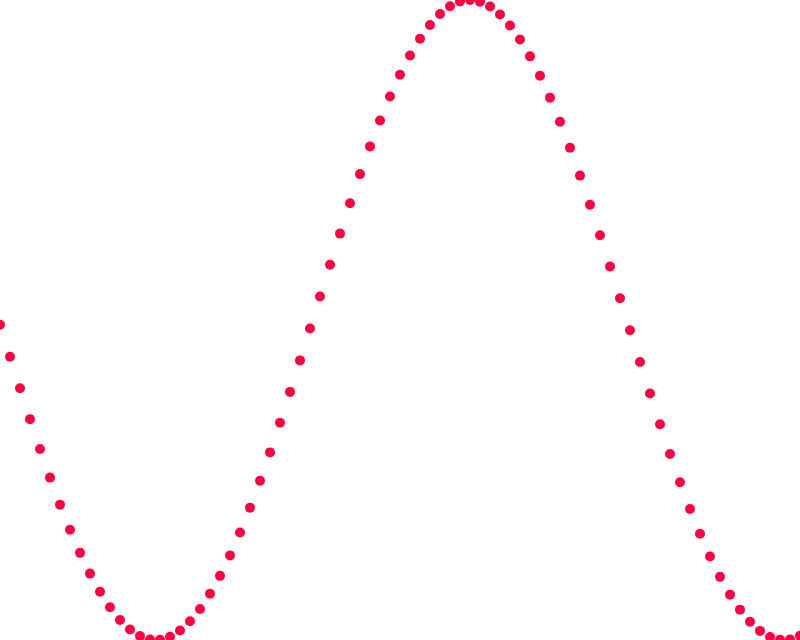
Frame 1 (no input)
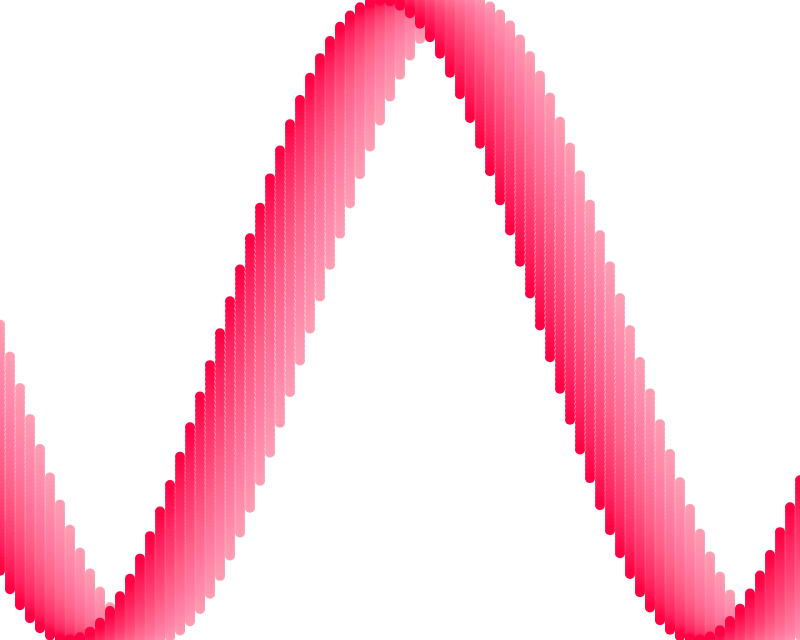
Frame 60 (no input)
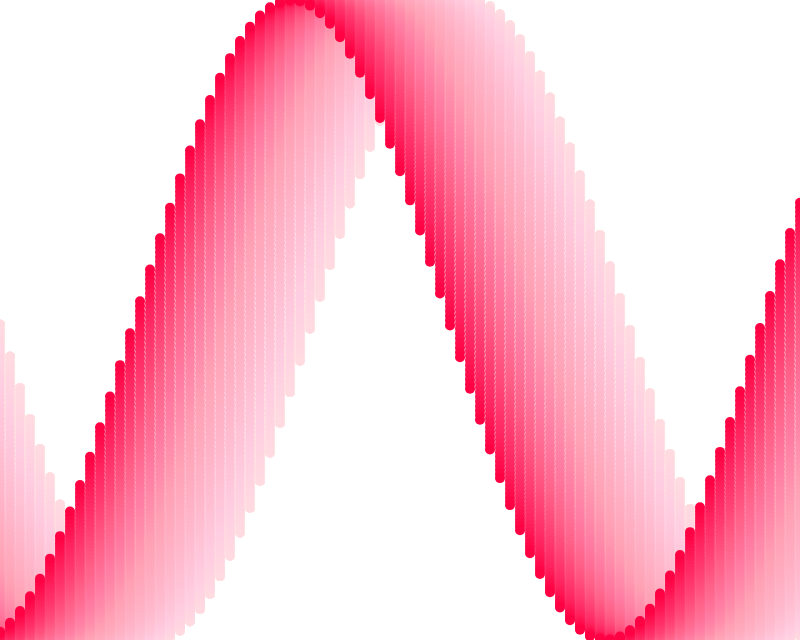
Frame 120 (the mouse pressed at the canvas centre since frame 60)

The p5.js sketch that drew these frames (run headless with seeded random() and noise() and a simulated clock; from frame 60 on, the mouse is pressed at the canvas centre):

// p5.js sketch
// ── sketch.js
var startAngle = 0;
var angleVel = 0.1;

function setup() {
	createCanvas(800, 640);
	background(255);
}

function draw() {
	background(255,4);
	noStroke();
	fill('#ff0244');

	startAngle += 0.015;
	var angle = startAngle

	for(var i = 0; i <= width; i+=10) {
		var y = map(sin(angle), -1, 1, 0, height);
		ellipse(i, y, 10, 10);
		//ellipse(width/2, y, 20, 20);
		angle += angleVel;
	}

		
}
// ── Mover.js
function Mover() {
    this.position = createVector(random(0,width), random(0, height));
    this.velocity = createVector(0, 0);
    this.acceleration;
    this.topspeed = random(2,6);

    this.update = function () {
        var mouse = createVector(mouseX, mouseY);
        var dir = p5.Vector.sub(mouse, this.position);
        dir.normalize();
        dir.mult(0.09);
        this.acceleration = dir;

        this.velocity.add(this.acceleration);
        this.velocity.limit(this.topspeed);
        this.position.add(this.velocity);
    };

    this.display = function () {
    	var angle = this.acceleration.heading();

        stroke('#ff0043');
        fill('#ff0043');

        push();
        translate(this.position.x, this.position.y);
        rectMode(CENTER);
        rotate(angle);
        rect(0, 0, 15, 5);
        triangle(5, -7, 5, 7, 18, 0);
        pop();

    };

    this.checkEdges = function () {
        if(this.position.x > width || this.position.x < 0) {
			this.velocity.x *= -1;
		}
		if(this.position.y > height || this.position.y < 0) {
			this.velocity.y *= -1;
		}
    };
};
